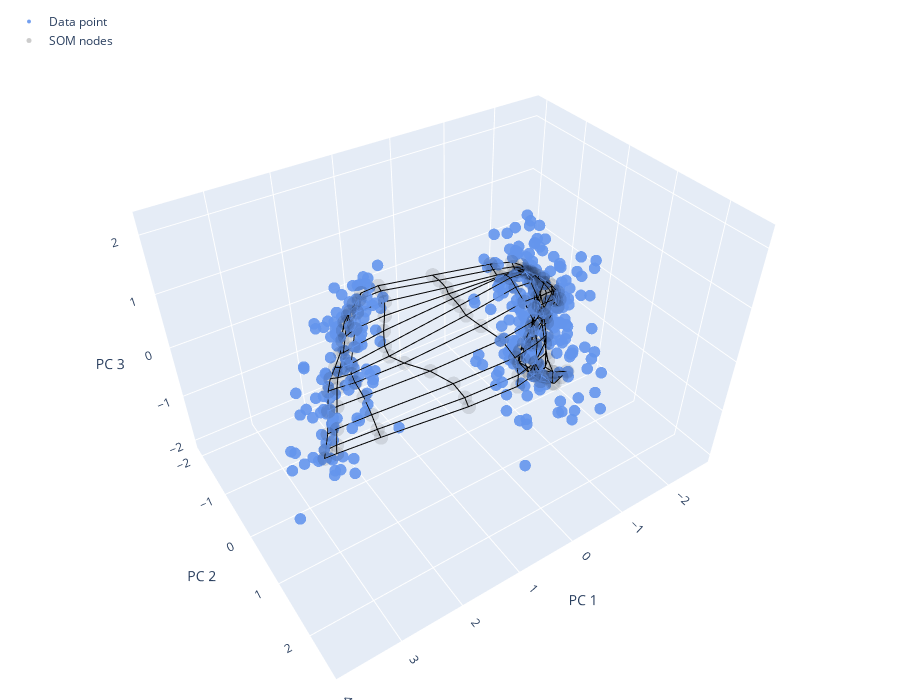

Source (notebook cell):
### Code cell
from _utilities.som_plot import plot_in_3PC

plot_in_3PC(layers=[{
	"data": X_scaled_pca,
	"label": "Data point",
	"nodeWeights": node_weights_flat_pca,
	"gridShape": node_weights.shape,
	"marker": dict(size=4, opacity=.9, color="cornflowerblue")
	}])
